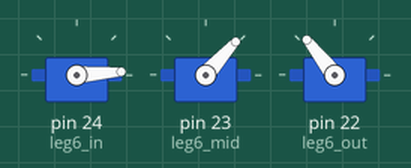
The sketch below on a simulated Arduino Mega 2560, built with avr-gcc and run on an emulated ATmega2560. Parts: 3 × servo.

Above: at 0.45 s.
At 1.85 s:
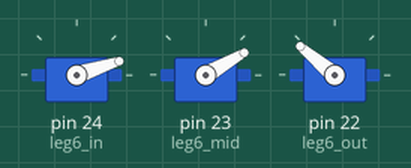
At 2.35 s:
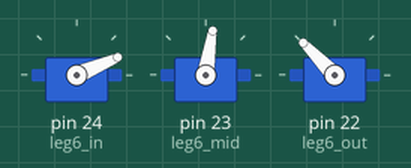
At 3.25 s:
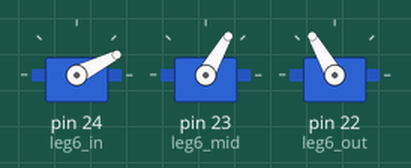
At 4.65 s:
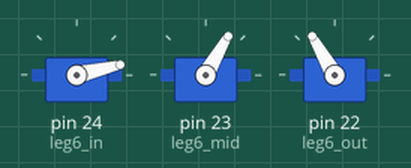
At 6.0 s:
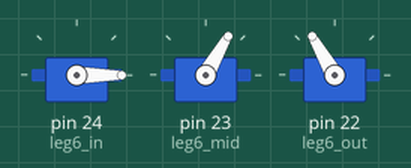
Timing chart, 0 to 7.5 s (numbered marks = the images above):
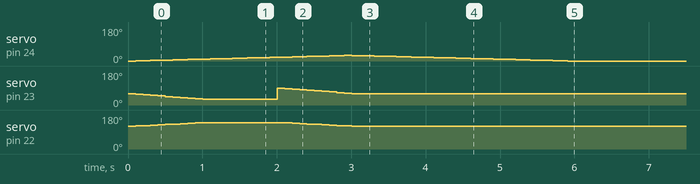

Measured:
- by itself, servo on pin 24 (leg6_in): rises from 0° to 30° in 2.8 s, then falls to 0° in 3.0 s
- by itself, servo on pin 22 (leg6_out): rises from 120° to 140° in 0.90 s, then falls to 120° in 2.0 s
- by itself, servo on pin 23 (leg6_mid): 60° → 57° at 0.10 s, → 54° 0.10 s later, → 51° 0.10 s later, → 48° 0.10 s later, … (21 changes in this stretch)

The sketch:

leg6_debug.ino
```cpp
#include <Servo.h>
Servo leg1_in,leg1_mid,leg1_out,leg2_in,leg2_mid,leg2_out;
Servo leg3_in,leg3_mid,leg3_out,leg4_in,leg4_mid,leg4_out,leg5_in,leg5_mid,leg5_out,leg6_in,leg6_mid,leg6_out;
int i0H1 = 0;
int i1H1 = 0;
int i2H1 = 0;
int i3H1 = 0;
int i4H1 = 0;
int i5H1 = 0;
int i6H1 = 0;
int i7H1 = 0;
int i8H1 = 0;

int i0T1 = 0;
int i1T1 = 0;
int i2T1 = 0;
int i3T1 = 0;
int i4T1 = 0;
int i5T1 = 0;
int i6T1 = 0;

int i1L1 = 0;
int i2L1 = 0;
int i3L1 = 0;
int i4L1 = 0;
int i5L1 = 0;
int i6L1 = 0;

int i1L2 = 0;
int i2L2 = 0;
int i3L2 = 0;
int i4L2 = 0;
int i5L2 = 0;
int i6L2 = 0;
boolean l1status=LOW;

void setup() {
  leg6_in.attach(24);
  leg6_mid.attach(23);
  leg6_out.attach(22);


  leg6_in.write(00);
  leg6_mid.write(60);
  leg6_out.write(120);


}

void loop() {
  // put your main code here, to run repeatedly:
  moveLeg6();
  delay(100);
}
void moveLeg6() {
  if (i1L2 <= 10) {
    leg6_out.write(30+90 + i1L2 * 2);
    leg6_mid.write(15+45 - i1L2 * 3);
    i1L2++;}
  if (i2L2 <= 30) {
    leg6_in.write(0 + i2L2);
    i2L2++;
  }
  if (i2L2 > 20 & i3L2 <= 10) {
    leg6_out.write(30+110 - i3L2 * 2);
    leg6_mid.write(15+75 - i3L2 * 3);
    i3L2++;
  }
  if (i2L2 >= 30) {
    leg6_in.write(-60+90 - i4L2);
    i4L2++;
//    l2status =HIGH;
  }
if (i4L1 >= 30) {
    i1L1 = 0;
    i2L1 = 0;
    i3L1 = 0;
    i4L1 = 0;
    i5L1 = 0;
  }

}
```
